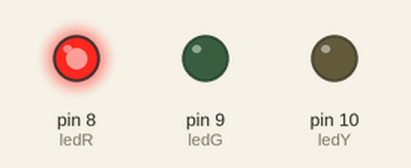
A sketch run on a simulated Arduino Uno, built with avr-gcc and run on an emulated ATmega328P. On the bench: output pins drawn as LEDs (lit = HIGH).

Above: at 0.5 s.
At 1.5 s:
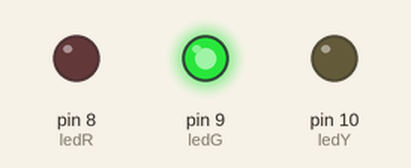
At 5.5 s:
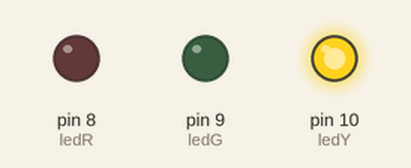
Timing chart, 0 to 6.9 s (numbered marks = the images above):
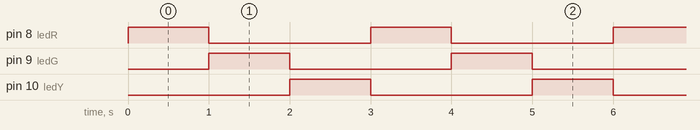

Measured:
- by itself, pin 8 (ledR), pin 9 (ledG), pin 10 (ledY): alternates HIGH for 1.0 s and LOW for 2.0 s
- by itself, everything shown: repeats every 3.0 s, in 3 steps

The sketch:

ledRun.ino
```cpp
int ledR = 8;
int ledG = 9;
int ledY = 10;
void setup() {
 pinMode(ledR,OUTPUT);
 pinMode(ledG,OUTPUT);
 pinMode(ledY,OUTPUT);
}

void loop() {
  digitalWrite(ledR,1);
  digitalWrite(ledG,0);
  digitalWrite(ledY,0);
  delay(1000);

  digitalWrite(ledR,0);
  digitalWrite(ledG,1);
  digitalWrite(ledY,0);
  delay(1000);

  digitalWrite(ledR,0);
  digitalWrite(ledG,0);
  digitalWrite(ledY,1);
  delay(1000);
}
```
